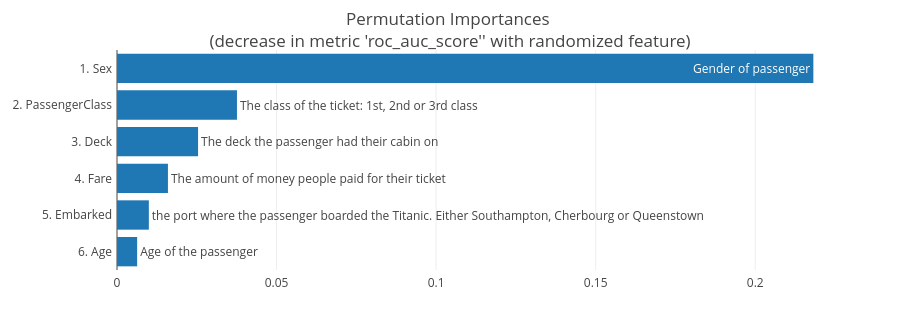

Notebook source saved alongside this figure:
### Markdown cell above
### Permutation importances showing top 6

### Code cell
explainer.plot_importances(kind="permutation", topx=6)

### Figure 1 — Plotly figure (JSON) as saved in the notebook; plotly's stock layout.template omitted (floating-point values rounded to 4 significant figures)
{"data": [{"hoverinfo": "text", "orientation": "h", "text": ["Age of the passenger", "the port where the passenger boarded the Titanic. Either Southampton, Cherbourg or Queenstown", "The amount of money people paid for their ticket", "The deck the passenger had their cabin on", "The class of the ticket: 1st, 2nd or 3rd class", "Gender of passenger"], "type": "bar", "x": [0.00631, 0.009977, 0.01596, 0.0254, 0.03759, 0.2182], "y": ["6. Age", "5. Embarked", "4. Fare", "3. Deck", "2. PassengerClass", "1. Sex"]}], "layout": {"height": 320, "margin": {"b": 50, "l": 98, "pad": 4, "r": 50, "t": 50}, "plot_bgcolor": "#fff", "showlegend": false, "title": {"text": "Permutation Importances <br>(decrease in metric 'roc_auc_score'' with randomized feature)"}, "xaxis": {"automargin": true, "title": {"text": ""}}, "yaxis": {"automargin": true}}}
